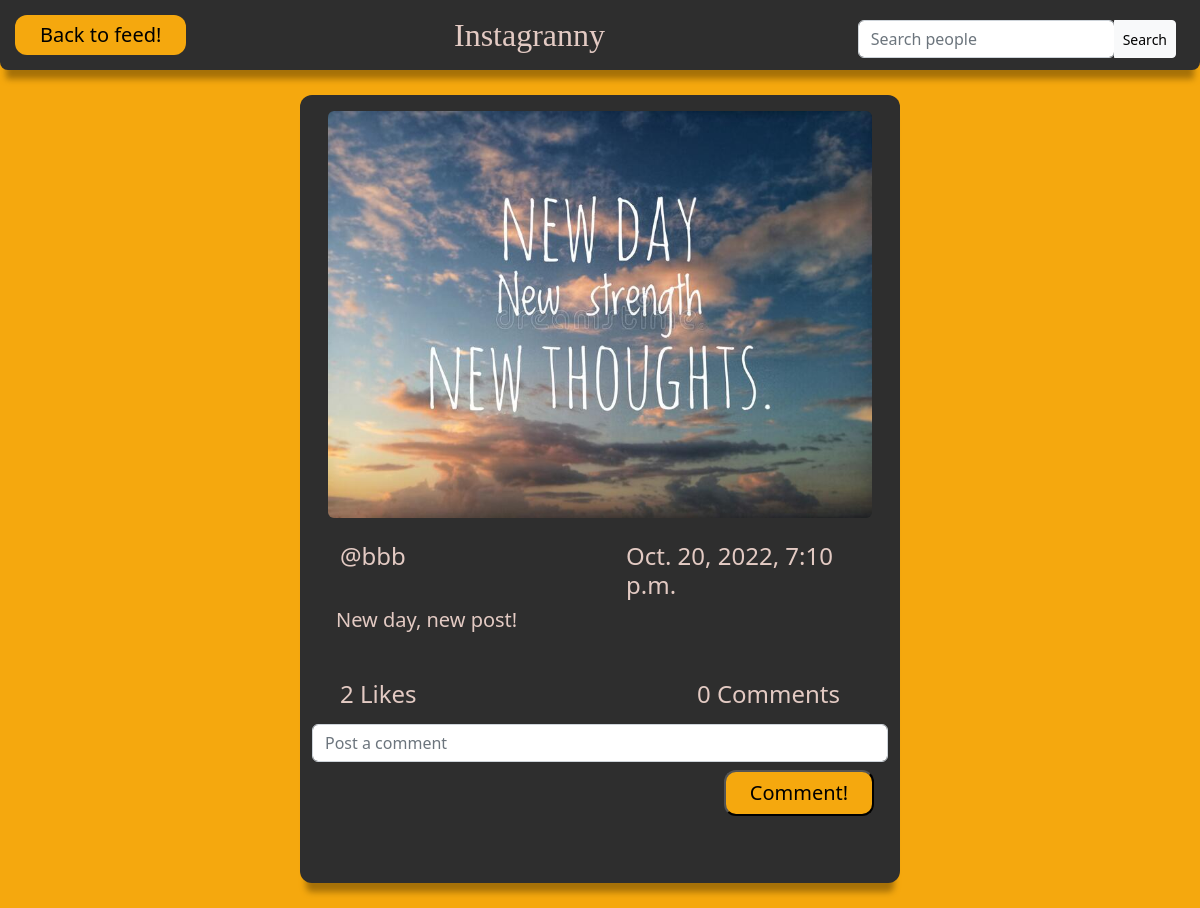
Screenshot of /post_detail/43 (signed in) with the database file from the repository.
### core/models.py (models this page shows, shortened)
class Post(models.Model):
    creator = models.ForeignKey(User, on_delete=models.CASCADE, related_name = "creator")
    photo = models.ImageField(blank = True, null=True, upload_to="post_photos")
    description = models.TextField()
    created_at = models.DateTimeField(default=timezone.now)
    likes = models.ManyToManyField(User, related_name = "posts")

### core/views.py (the view, shortened to what this page needs)
# urls.py: path("post_detail/<int:pk>", post_detail.as_view(), name = "post_detail"),
class post_detail(LoginRequiredMixin, View):
    def get(self, request,pk, *args, **kwargs):
        detailed_post = Post.objects.get(pk=pk)
        comments = Comments.objects.filter(post=detailed_post).order_by("-created_at")
        comm_form = CommForm
        context = {
            "detailed_post": detailed_post,
            "comments":comments,
            "comm_form": comm_form,
        }
        return render(request, "post_detail.html", context)

### templates/post_detail.html (shortened to what this page needs)
{%load static %}
<!DOCTYPE html>
<html style="font-size: 16px;" lang="en"><head>
    <link rel="stylesheet" href= "{% static "css/post_detail.css" %}" media="screen">
    <link href="https://cdn.jsdelivr.net/npm/bootstrap@5.2.2/dist/css/bootstrap.min.css" rel="stylesheet">
    <body class="page">
        <nav class="sticky-top">
            <a class="nav_profile" href="/feed" style="text-decoration:none; color:black">Back to feed!</a>
            <div class="nav_title" style="font-family:Lobster Two; color:rgb(227, 202, 195);">Instagranny</div>
            <form method="GET" action="{%url "people_search" %}">
                <div class="input-group mt-2 me-4">
                    <div class="form-outline">
                        <input type="search" id="form1" class="form-control" placeholder="Search people" name="query" value="{{request.GET.query}}" />
                    </div>
                    <button type="submit" class="btn btn-light btn-sm">Search</button>
                </div>
            </form>
        </nav>
        <div class="container col-lg-6 col-md-10 col-sm-11 col-xs-1">
            {%if detailed_post.photo%}
            <img class="m-3 rounded-2" src="{{detailed_post.photo.url}}"/>
            {%endif%}
            <div class="row ms-3 mt-2">
                <h4 class = "col"><a href="{% url "profile" detailed_post.creator.profile.pk %}" style="text-decoration:none; color:rgb(227, 202, 195)">@{{detailed_post.creator}}</a></h4>
                <h4 class = "col" style="color:rgb(227, 202, 195)">{{detailed_post.created_at}}</h4>
            </div>
            <p class="h5 ms-4 me-4 mb-5" style="color:rgb(227, 202, 195)">{{detailed_post.description}}</p>
            <div class="row ms-3">
                    <h4 class="col" style="color:rgb(227, 202, 195)">{{detailed_post.likes.all.count}} Likes</h4>
                    <div class="col">
                        <h4 class="me-5 float-end" style="color:rgb(227, 202, 195)">{{comments.all.count}} Comments</h4>
                    </div>
            </div>
            <div class="">
                <div class="form-control-plaintext">
                    <form action="" method="POST" >
                    {{comm_form.comm_text}}
                    <div class="row">
                        <div class="col-8"></div>
                        <button type="submit" class="col-3 comm_button mt-2 ms-4">Comment!</button>
                    </div>
                    </form>
                </div>
            </div>
        </div>
    </body>
</html>

### static/css/post_detail.css (style rules this page uses)
body.page { background-color: rgb(245, 168, 14); }
nav { display: flex; justify-content: space-between; align-items: center; position:sticky; background-color: rgb(46, 46, 46); border-bottom-left-radius: 8px; border-bottom-right-radius: 8px; box-shadow: 0 15px 6px -6px rgb(166, 113, 8); }
.nav_profile { font-size: 20px; padding: 5px 25px; background-color:rgb(245, 168, 14); border-radius:12px; margin: 15px; }
.nav_title { font-size:xx-large; color: rgb(38, 38, 38); }
.comm_button { font-size: 20px; padding: 1% 3%; background-color:rgb(245, 168, 14); border-radius:12px; float:right; margin-bottom: 2%; }
.container { display: flex; flex-direction: column; height:fit-content; background-color: rgb(46, 46, 46); margin:25px; border-radius: 12px; width: 30%; justify-content:center; box-shadow: 0 15px 6px -6px rgb(166, 113, 8); }

### rows the page displays
Post: photo (picture), creator "bbb", created_at "Oct. 20, 2022, 7:10 p.m.", description "New day, new post!", likes.all.count "2"

### other values shown
{{ comments.all.count }} "0"
